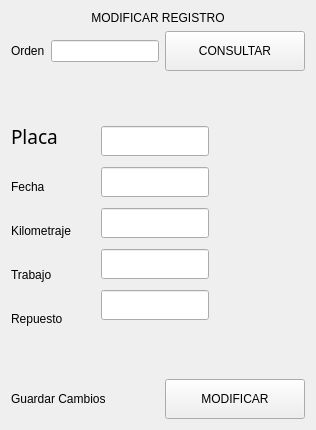
               <widget class="QWidget" name="page_modificar">
                <layout class="QVBoxLayout" name="verticalLayout_11">
                 <item>
                  <widget class="QLabel" name="label_16">
                   <property name="text">
                    <string>MODIFICAR REGISTRO</string>
                   </property>
                   <property name="alignment">
                    <set>Qt::AlignCenter</set>
                   </property>
                  </widget>
                 </item>
                 <item>
                  <layout class="QHBoxLayout" name="horizontalLayout_9">
                   <item>
                    <widget class="QLabel" name="label_15">
                     <property name="text">
                      <string>Orden</string>
                     </property>
                    </widget>
                   </item>
                   <item>
                    <widget class="QLineEdit" name="tBox_pgMod_Nord"/>
                   </item>
                   <item>
                    <widget class="QPushButton" name="bt_pgMod_Con">
                     <property name="minimumSize">
                      <size>
                       <width>140</width>
                       <height>40</height>
                      </size>
                     </property>
                     <property name="text">
                      <string>CONSULTAR</string>
                     </property>
                    </widget>
                   </item>
                  </layout>
                 </item>
                 <item>
                  <spacer name="verticalSpacer_3">
                   <property name="orientation">
                    <enum>Qt::Vertical</enum>
                   </property>
                   <property name="sizeType">
                    <enum>QSizePolicy::Minimum</enum>
                   </property>
                   <property name="sizeHint" stdset="0">
                    <size>
                     <width>20</width>
                     <height>46</height>
                    </size>
                   </property>
                  </spacer>
                 </item>
                 <item>
                  <layout class="QHBoxLayout" name="horizontalLayout_7">
                   <property name="spacing">
                    <number>30</number>
                   </property>
                   <item>
                    <layout class="QVBoxLayout" name="verticalLayout_9">
                     <item>
                      <widget class="QLabel" name="label_3">
                       <property name="font">
                        <font>
                         <family>Arial Black</family>
                         <pointsize>14</pointsize>
                         <weight>10</weight>
                         <italic>false</italic>
                         <bold>false</bold>
                        </font>
                       </property>
                       <property name="text">
                        <string>Placa</string>
                       </property>
                      </widget>
                     </item>
                     <item>
                      <widget class="QLabel" name="label_9">
                       <property name="text">
                        <string>Fecha</string>
                       </property>
                      </widget>
                     </item>
                     <item>
                      <widget class="QLabel" name="label_10">
                       <property name="text">
                        <string>Kilometraje</string>
                       </property>
                      </widget>
                     </item>
                     <item>
                      <widget class="QLabel" name="label_12">
                       <property name="text">
                        <string>Trabajo</string>
                       </property>
                      </widget>
                     </item>
                     <item>
                      <widget class="QLabel" name="label_13">
                       <property name="text">
                        <string>Repuesto</string>
                       </property>
                      </widget>
                     </item>
                    </layout>
                   </item>
                   <item>
                    <layout class="QVBoxLayout" name="verticalLayout_10">
                     <property name="spacing">
                      <number>8</number>
                     </property>
                     <item>
                      <widget class="QLineEdit" name="tBox_pgMod_Pla">
                       <property name="minimumSize">
                        <size>
                         <width>40</width>
                         <height>30</height>
                        </size>
                       </property>
                      </widget>
                     </item>
                     <item>
                      <widget class="QLineEdit" name="tBox_pgMod_Fec">
                       <property name="minimumSize">
                        <size>
                         <width>40</width>
                         <height>30</height>
                        </size>
                       </property>
                      </widget>
                     </item>
                     <item>
                      <widget class="QLineEdit" name="txb_pgMod_Km">
                       <property name="minimumSize">
                        <size>
                         <width>40</width>
                         <height>30</height>
                        </size>
                       </property>
                      </widget>
                     </item>
                     <item>
                      <widget class="QLineEdit" name="cBox_pgMod_Tra">
                       <property name="minimumSize">
                        <size>
                         <width>40</width>
                         <height>30</height>
                        </size>
                       </property>
                      </widget>
                     </item>
                     <item>
                      <widget class="QLineEdit" name="cBox_pgMod_Rep">
                       <property name="minimumSize">
                        <size>
                         <width>40</width>
                         <height>30</height>
                        </size>
                       </property>
                      </widget>
                     </item>
                    </layout>
                   </item>
                   <item>
                    <spacer name="horizontalSpacer_6">
                     <property name="orientation">
                      <enum>Qt::Horizontal</enum>
                     </property>
                     <property name="sizeHint" stdset="0">
                      <size>
                       <width>40</width>
                       <height>20</height>
                      </size>
                     </property>
                    </spacer>
                   </item>
                  </layout>
                 </item>
                 <item>
                  <spacer name="verticalSpacer_4">
                   <property name="orientation">
                    <enum>Qt::Vertical</enum>
                   </property>
                   <property name="sizeType">
                    <enum>QSizePolicy::Minimum</enum>
                   </property>
                   <property name="sizeHint" stdset="0">
                    <size>
                     <width>20</width>
                     <height>47</height>
                    </size>
                   </property>
                  </spacer>
                 </item>
                 <item>
                  <layout class="QHBoxLayout" name="horizontalLayout_8">
                   <item>
                    <widget class="QLabel" name="lb_pgMod_Act">
                     <property name="text">
                      <string>Guardar Cambios</string>
                     </property>
                    </widget>
                   </item>
                   <item>
                    <spacer name="horizontalSpacer_5">
                     <property name="orientation">
                      <enum>Qt::Horizontal</enum>
                     </property>
                     <property name="sizeHint" stdset="0">
                      <size>
                       <width>40</width>
                       <height>20</height>
                      </size>
                     </property>
                    </spacer>
                   </item>
                   <item>
                    <widget class="QPushButton" name="bt_pgMod_Act">
                     <property name="minimumSize">
                      <size>
                       <width>140</width>
                       <height>40</height>
                      </size>
                     </property>
                     <property name="text">
                      <string>MODIFICAR</string>
                     </property>
                    </widget>
                   </item>
                  </layout>
                 </item>
                </layout>
               </widget>
